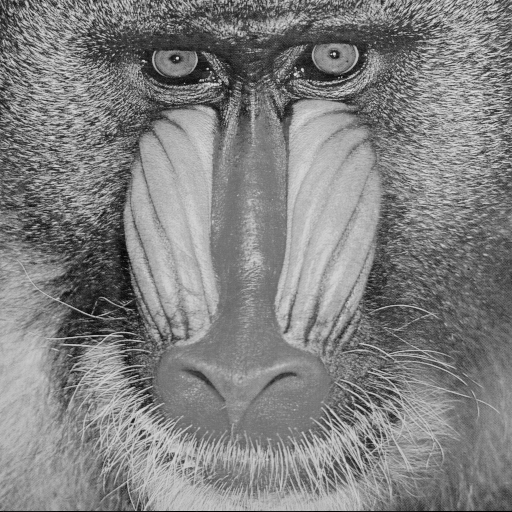
#> input picture TME4/img/mandrill.png, 512 x 512 px
$ jupyter execute TME4.ipynb   (older library calls are emulated)
#> lines starting #> are read from the running program, lines starting #| are printed output that depends on the picture
# Practical work 4: Frequency filtering, color

[cell 1]
import numpy as np
from scipy.signal import convolve2d
from numpy.fft import fft2,ifft2,fftshift ,ifftshift
import matplotlib.pyplot as plt
from PIL import Image

def imshow(I,title=None,size=500):
    """ display an image with a specific size """
    plt.figure(figsize=(size//80,size//80))
    plt.gray()
    plt.imshow(I)
    if title: plt.title(title)
    plt.show()

## Exercice 1 - Frequency filtering

1. Compute than display the centered module of Fourier transform of `img/mandrill.png` (use functions seen in previous lessons).

[cell 2]
def computeFT(I):
    """ Array -> Array[complex] """
    return fft2(I)


def toVisualizeFT(If):
    """ Array[complex] -> Array[float] """
    return fftshift(np.abs(If))

def toVisualizeLogFT(If):
    """ Array[complex] -> Array[float] """
    return fftshift(np.log(1+np.abs(If)))

[cell 3]
imshow(toVisualizeLogFT(computeFT(Image.open('img/mandrill.png'))),'la transformée de fourier centrée de l image' ,420)

2. Write a function `idealLowPassFilter(n,m,fc)` returning an ideal low pass filter with frequency cutoff $f_c$ and size $n\times m$. Recall: this function set to 1 pixels at Euclidian distance $f_c$ from the center (null frequency).

[cell 4]
def idealLowPassFilter(n,m,fc):

    """
        input : int*n int*n float*fc
        output :array*array*float

        fuction qui retourne le filtre passde bas ideal

    """
#> called with n = 10, m = 10, fc = 3


    filtre = np.zeros((n,m))
    for u in range(n):
        for v in range(m):
            if  np.sqrt((u-(n-1)/2)**2 + (v-(m-1)/2)**2) <= fc :
                filtre[u][v] = 1
            else :
                filtre[u][v] = 0
    return filtre

[cell 5]
idealLowPassFilter(10,10,3)

3. Write a function `lowPass(I,fc)` performing a low pass filtering of an image $I$. The function should
 - compute the centered Fourier transform of $I$
 - multiply point-by-point the spectrum with the ideal low filter produced by `idealLowPassFilter()`
 - uncenter the filtered spectrum and apply the inverse Fourier transform (function `ifft2()` from module `numpy.fft`
 - return the real part of filtered image

[cell 6]
def lowPass(I,fc):

    """
        input ::array*array*float -> float
        output :array*array*float

        retourne une image filtrier par le filtre passe bas

    """
#> called with fc = 10
    ccft = computeFT(I)
#> I is the input picture: PIL image 512x512 P; min 0, max 230, mean 129.1
    ccft = np.fft.fftshift(ccft)
    lp = idealLowPassFilter(ccft.shape[0],ccft.shape[1],fc)
    filtredImage = ccft*lp
    return np.real(ifft2(ifftshift(filtredImage)))

4. Experiment this function on `img/mandrill.png` and `img/lena.jpg` with various values of cut off $f_c$.
 - give two effects that appears when $f_c$ decreases,
 - propose two applications of this filtering.

[cell 7]
imshow(lowPass(Image.open('img/mandrill.png'),10),'image passer par un filtre pase bas ideal',420)

[cell 8]
imshow(lowPass(Image.open('img/mandrill.png'),20),'image passer par un filtre pase bas ideal',420)

    le filtre passe-bas a deux effets principaux qu'on remarque ici :

            1- lisser toutes les surfaces d'une image. C'est le premier effet  qui apparaît lorsque on diminue fc . Le
               frontières entre les objets représentés (les plus petits en premier) sont floues et élargies,
               au fur et à mesure que nous coupons les hautes fréquences.
            2- le 2eme effet est qu'il cause une perte d'information, en effet si on garde que les fréquences fondamentales
               de l'image on se retrouve avec quelque chose qui ne ressemble pas a l'image initial

    PS: - les filtres auto-gaussien font un mieulleur travaille en général
        - le filtres est parfois utilisé aussi pour les retouches et l'esthitique

## Exercice 2 -  Linear filtering (convolution)

1. Given a kernel convolution of size $d\times d$, $d$ being odd. How many lines and columns should be added to each side of the image to apply this filter? The image is supposed surrounded by zero values.

    Le filtre est une structure carrée de taille d. Il sera centré sur le pixel (x, y) à chaque étape du calcul, et sur les cas limites, par exemple sur la colonne la plus à droite, la moitié dépasserait les bords de l'image .Pour pouvoir donc les traiter , nous devrons ajouter quelques pixels sur les quatre côtés. Ces périphéries doivent être de taille d / 2.

2. Write a function `imagePad(I,h)` getting an image and a kernel, returning a new image padded with zeros according to question 1. It is not allowed to use a module implementing the padding.

[cell 9]
def imagePad(I,h):


    """
        input ::array*array*float -> array*array*int
        output :array*array*float

        retourne une image avec des padding a zeo pour permettre la
        convolution dans les bornnes

    """
    n = I.shape[0]
    m = I.shape[1]
    d_2 = int(((len(h[0])+1)/2))

    print(d_2)
    imagep = np.zeros((n+(d_2*2),m+(d_2*2)))

    for i in range(n+(d_2*2)):
        for j in range(m+(d_2*2)):
            if i<d_2 or i>=n+d_2 or j<d_2 or j >=m+d_2:
                imagep[i][j]=0
            else:
                imagep[i][j]=I[i-d_2-1][j-d_2-1]

    return imagep

[cell 10]
def imagePad(I,h):
    imagep = I.copy()
    imagep = np.pad(imagep,int(h.shape[0]/2),'constant')
#> imagep: shape (582, 582)
    return imagep

[cell 11]
kernel = np.ones((70,70))
imshow(imagePad( np.array(Image.open('img/mandrill.png')),kernel),"une image auquel on a rajouter des padding de 0.",420)

3. Write a function `conv2(I,h)` getting an image and a kernel and returning the convolution of $I$ by $h$. The function should return an image having the same shape than $I$. It is not allowed to use a module implementing the convolution.

[cell 12]
def cov2(I,h):

    """
        input ::array*array*float -> float
        output :array*array*float

        retourne une image convolutionner par le filtre h

    """
    Ip = imagePad(I,h)
    d = int(len(h[0]))
    n = I.shape[0]
#> n = 512
    m = I.shape[1]
#> m = 512
    iconv = I.copy()
    h = np.flip(h, axis=0)


    for u in range(n):
        for v in range(m):
            zone = Ip[u:u+d,v:v+d]
            iconv[u][v] = np.sum(zone*h)

    return iconv

4. Try this function on mean filter of size $3\times3$, $5\times 5$ and $7\times 7$. Discuss the results.

[cell 13]
imshow(np.array(Image.open('img/mandrill.png')),"Image oreginal",420)

[cell 14]
noyau3 = np.ones((3,3))/(3*3)

[cell 15]
noyau3 = np.ones((3,3))/(3*3)
imshow(cov2(np.array(Image.open('img/mandrill.png')),noyau3),"Concolution avec le nauyau moyen 3",420)

[cell 16]
noyau5 = np.ones((5,5))/(5*5)
imshow(cov2(np.array(Image.open('img/mandrill.png')),noyau5),"Concolution avec le nauyau moyen 5",420)

[cell 17]
noyau7 = np.ones((7,7))/(7*7)
imshow(cov2(np.array(Image.open('img/mandrill.png')),noyau7),"Concolution avec le nauyau moyen 7",420)

    Les traits et les petits détailles de l'image  sont atténués. Cet effet évolue assez rapidement à mesure que la taille du noyau augmente. d'ou sont utilisation pour laisser les image ( pour pouvoir ainsi mieuw reperer les bordures  )

5. Display the transfert function of these mean filters. For a better visualization, use the zero-padding technique to obtain a filter with a large size (for instance $256\times 256$). Use `imshow()` and `toVisualizeLogFT()`.

[cell 18]
noyau3p = np.pad(noyau3,int((256-3)/2),'constant')
fftn3 = computeFT(noyau3p)
fftn3 = toVisualizeLogFT(fftn3)
imshow(fftn3, "fonction transfert du filter moyen 3*3",420)

[cell 19]
noyau5p = np.pad(noyau5,int((256-5)/2),'constant')
fftn5 = computeFT(noyau5p)
fftn5 = toVisualizeLogFT(fftn5)
imshow(fftn5, "fonction transfert du filters moyen 5*5",420)

[cell 20]
noyau7p = np.pad(noyau7,int((256-7)/2),'constant')
fftn7 = computeFT(noyau7p)
fftn7 = toVisualizeLogFT(fftn7)
imshow(fftn7, "fonction transfert du filters moyen 7*7",420)

6. Interpretation: what is the analytic expression of the transfert function of a mean filter? Is  it an ideal low pass filter?

    La fonction de transfert d'un filtre moyen est une fonction sinc (sinus cardinal ) bidimensionnelle  avec un pic central haut et des nœuds  plus petits. Cela ne peut pas être un filtre passe-bas idéal car un sinc n'est pas borné - le filtre ideal a un support fréquentiel non borné.

7. Bonus question: perform the same study for the Gaussian kernel. Determine $\sigma$ in order to have filter of size $3\times3$, $5\times5$, and $7\times7$.

[cell 21]
def gaussianKernel(sigma):
    """ double -> Array
        return a gaussian kernel of standard deviation sigma
    """


    n2 = np.int(3*sigma)
    x,y = np.meshgrid(np.arange(-n2,n2+1),np.arange(-n2,n2+1))

    kern = np.exp(-(x**2+y**2)/(2*sigma*sigma))
    return  kern/kern.sum()

"""
    pour avoir la dimension d il faut que : 2*n2 + 1 = d
    tel que n2 = PARTIE ENTIERE de sigma
    donc pour d = 3 n2 apartien a [1;1.9] donc sigma [1/3;2/3]
    ......

"""


fg3 = gaussianKernel(1/3)
imshow(cov2(np.array(Image.open('img/mandrill.png')),fg3),"Concolution avec le filtre gaussien 3*3.",420)


fg5 = gaussianKernel(2/3)
imshow(cov2(np.array(Image.open('img/mandrill.png')),fg5),"Concolution avec le filtre gaussien 5*5.",420)


fg7 = gaussianKernel(1.3)
imshow(cov2(np.array(Image.open('img/mandrill.png')),fg7),"Concolution avec le filtre gaussien 7*7.",420)

[cell 22]
gaus  = np.pad(fg7,int((256-7)/2),'constant')
fftg7 = computeFT(gaus)
fftg7 = toVisualizeLogFT(fftg7)
imshow(fftg7, "fonction transfert du filters moyen 7*7",420)
#> in imshow (call 15), `plt.show()`:
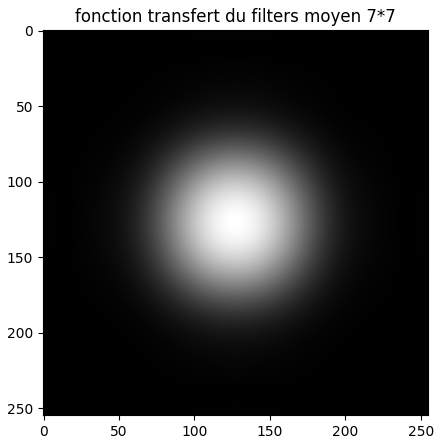
#> figure drawn by matplotlib, 1 panel

    On remarque ici que le filtre gaussien lisse beacoup moins rapidement que le filtre moyen

## Exercice 3: anti aliasing filtering

1. Give a code that subsamples of factor 2 (use function `subSample2()` given in TME3) the image `img/barbara.png`.

[cell 23]
def subSample2(I):
    """ Array -> Array """
    return I[::2,::2]

2. Give a code that subsamples of factor 2 (use function `subSample2()`) the image `img/barbara.png` after applying an low pass filter (use `antiAliasingFilter()`). As comment, recall the principle of filtering in the frequency domain.

[cell 24]
IBarbara = np.array(Image.open('img/barbara.png'))
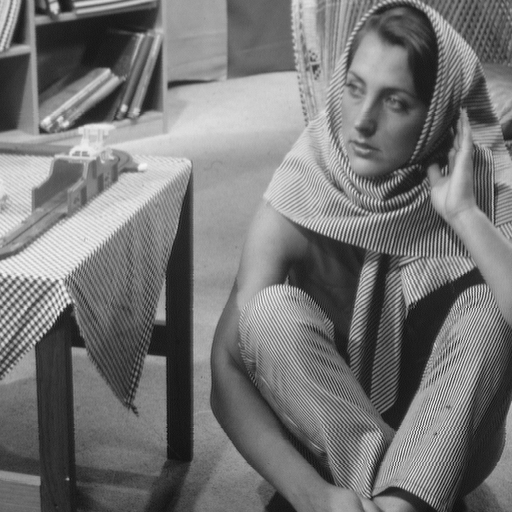
#> input picture TME4/img/barbara.png, 512 x 512 px
#> IBarbara is the input picture: shape (512, 512); min 12, max 246, mean 117.4
SIBarbara = subSample2(IBarbara)
imshow(SIBarbara, " sans anti-aliasing correction",420)

[cell 25]
def antiAliasingFilter(n,m):
    """ int*int -> Array """
    n2, m2 = n//2, m//2
    rn, rm = n//4, m//4
    A = np.zeros((n, m))
    A[rn:rn+n2, rm:rm+m2] = 1
    return A

3. Describe and analyze the filtering of Barbara with and without the anti aliasing filter. What information is lost for the two filtered images ?

[cell 26]
fAAL = antiAliasingFilter(7,7)
SIBarbara = convolve2d(IBarbara,fAAL)
SIBBarbara = subSample2(SIBarbara)
imshow(SIBBarbara, "apres avoir appliquer  anti-aliasing ",420)

    Dans les deux image on perd les hautes fréquences.

     - Dans le premier cas, Les fréquences les plus élevées n'ont pas pu être reconstruites et ont été traduites en un motif
       qui gêne la lecture de l'image.

     - Dans le second on perd les  hautes fréquences (en appliquant un filtre passe-bas) pour éviter que ce motif
       n'apparaisse.ca donne à l'image échantillonnée un aspect plus «naturel», même s'il ne correspond pas vraiment
       à l'original.

## Exercice 4: color image
1. Read images `img/clown.bmp` and `img/clown_lumi.bmp` as two arrays named $I_1$ and $I_2$. Display these images examine their shape. What difference there are between them?

[cell 27]
I1 = np.array(Image.open('img/clown.bmp'))
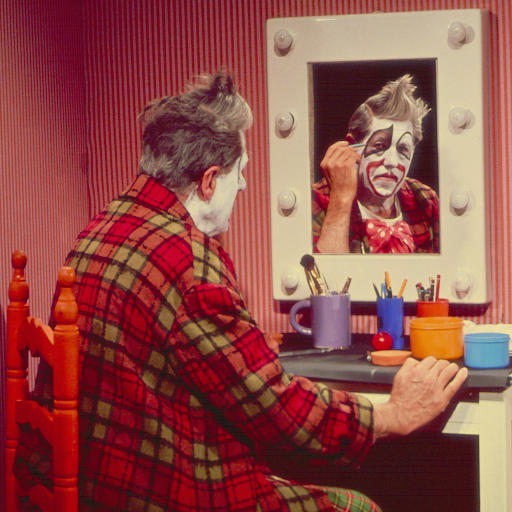
#> input picture TME4/img/clown.bmp, 512 x 512 px
#> I1 is the input picture: shape (512, 512, 3); mean R, G, B 144.6, 75.7, 71
imshow(I1,'',420)

[cell 28]
I2 = np.array(Image.open('img/clown_lumi.bmp'))
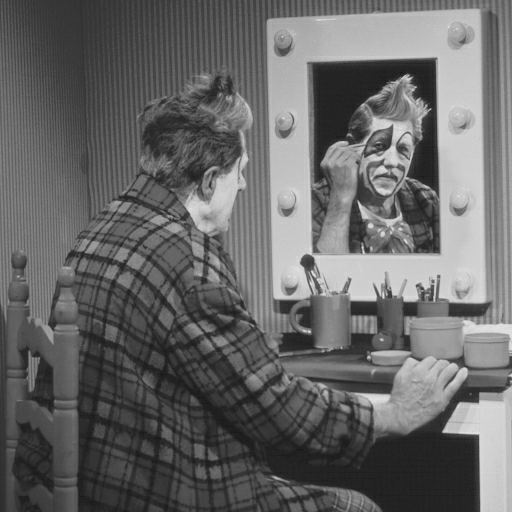
#> input picture TME4/img/clown_lumi.bmp, 512 x 512 px
#> I2 is the input picture: shape (512, 512); min 22, max 227, mean 102.8
imshow(I2,'',420)

    L'image clown.bmp a trois composants  rouge, vert et bleu. clown_lumi est la moyenne de ces trois valeurs pour chaque
    pixel. C'est un nombre  se traduit naturellement par une échelle de gris.

2. The first image is an array of dimension 3. Explain the signification of each dimension. From this image create 3 images $I_R$, $I_G$, $I_B$ of dimension 2. Display these three images and explain what you see.

[cell 29]
Ir = I1[:,:,0]
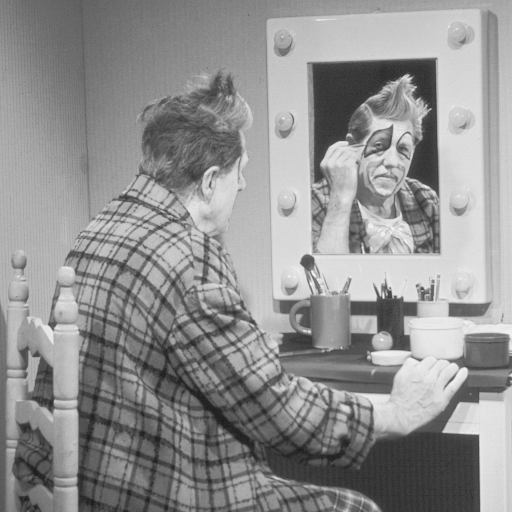
#> Ir: shape (512, 512); min 22, max 250, mean 144.6
Ig = I1[:,:,1]
Ib = I1[:,:,2]
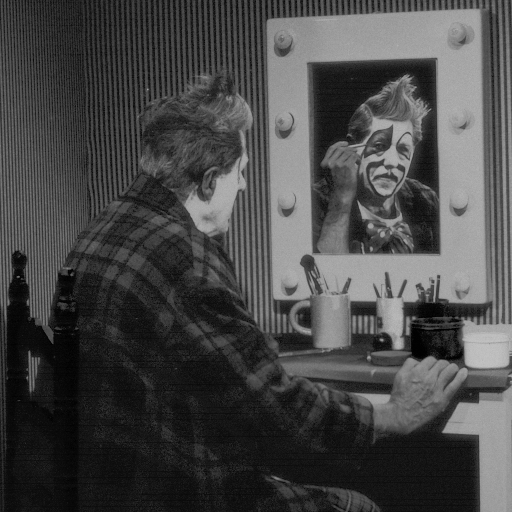
#> Ib: shape (512, 512); min 1, max 195, mean 71

imshow(Ir,' axe des couleur rouge',420)
imshow(Ig,' axe des couleurs vertes',420)
imshow(Ib,' axe des couleurs blue',420)

    Ces trois affichages nous montre la quantité de chaque canal . Il semble que le rouge soit dominant  puisque son canal  est plus clair que les autres, on remarque aussi que les coins ou les parties les plus sombres de l'image sont les aussi les plus sombre dans chaque composantset

3. Create a new image $I_3$ of dimensions 3, the first dimension contains the value of $I_R$, the second the value of $I_B$ and the third the values of $I_G$. Try another combinations. Remark: color images are better handled by `imshow()` if pixel values range in $[0,1]$.

[cell 30]
I1 = np.stack((Ir,Ig,Ib),axis=2)

[cell 31]
imshow(I1,'l image origenal ',420)

[cell 32]
Igbr= np.stack((Ig,Ib,Ir),axis=2)
imshow(Igbr,'permuté la valeurs des pixeles des differnet axes ' ,420)

Igbr= np.stack((Ir,Ig+30,Ib),axis=2)
imshow(Igbr,'augmenter la valeur de l axe du vert ',420)

Igbr= np.stack((Ir,Ig*0,Ib),axis=2)
imshow(Igbr,'enlver la lumire verte de l image',420)

[cell 33]
Igbr= np.stack((Ig-2,Ib+15,Ir*2),axis=2)
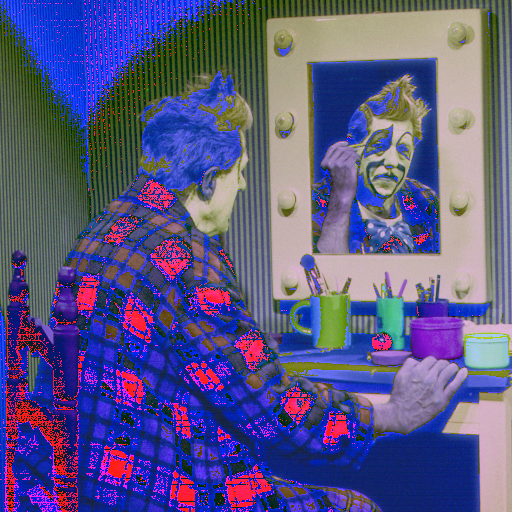
#> Igbr: shape (512, 512, 3); mean of channels 0, 1, 2 89.5, 86, 132.1; drawn as R, G, B

4. Write a code that allows the see the first channel with red color scales, the second channel in green color scales, and the blue channel in blue color scales.

[cell 34]
Ired= np.stack((Ig*0,Ib*0,Ir),axis=2)
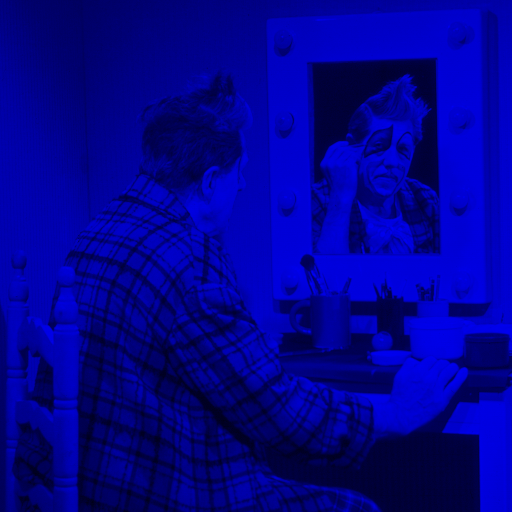
#> Ired: shape (512, 512, 3); mean of channels 0, 1, 2 0, 0, 144.6; drawn as R, G, B
Igreen= np.stack((Ig,Ib*0,Ir*0),axis=2)
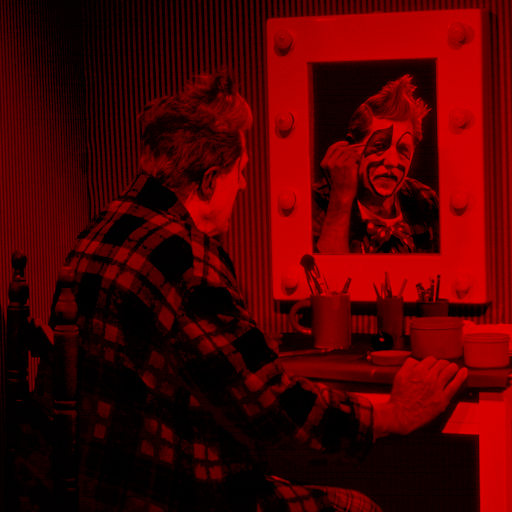
#> Igreen: shape (512, 512, 3); mean of channels 0, 1, 2 75.7, 0, 0; drawn as R, G, B
Ibleu= np.stack((Ig*0,Ib,Ir*0),axis=2)
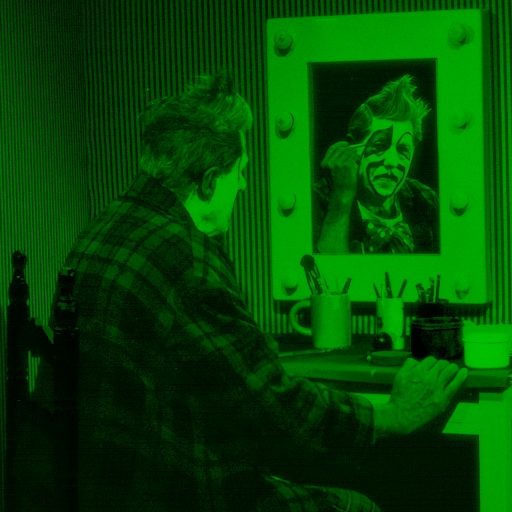
#> Ibleu: shape (512, 512, 3); mean of channels 0, 1, 2 0, 71, 0; drawn as R, G, B
